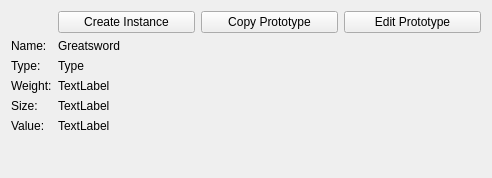
<?xml version="1.0" encoding="UTF-8"?>
<ui version="4.0">
 <class>Form</class>
 <widget class="QWidget" name="Form">
  <property name="geometry">
   <rect>
    <x>0</x>
    <y>0</y>
    <width>492</width>
    <height>178</height>
   </rect>
  </property>
  <property name="windowTitle">
   <string>View Item Prototype</string>
  </property>
  <layout class="QFormLayout" name="formLayout">
   <item row="0" column="1">
    <layout class="QHBoxLayout" name="horizontalLayout" stretch="0,0,0">
     <item>
      <widget class="QPushButton" name="pushButton">
       <property name="text">
        <string>Create Instance</string>
       </property>
      </widget>
     </item>
     <item>
      <widget class="QPushButton" name="pushButton_3">
       <property name="text">
        <string>Copy Prototype</string>
       </property>
      </widget>
     </item>
     <item>
      <widget class="QPushButton" name="pushButton_2">
       <property name="text">
        <string>Edit Prototype</string>
       </property>
      </widget>
     </item>
    </layout>
   </item>
   <item row="1" column="0">
    <widget class="QLabel" name="label">
     <property name="text">
      <string>Name:</string>
     </property>
    </widget>
   </item>
   <item row="1" column="1">
    <widget class="QLabel" name="nameValueLabel">
     <property name="text">
      <string>Greatsword</string>
     </property>
    </widget>
   </item>
   <item row="2" column="0">
    <widget class="QLabel" name="label_2">
     <property name="text">
      <string>Type:</string>
     </property>
    </widget>
   </item>
   <item row="2" column="1">
    <widget class="QLabel" name="typeValueLabel">
     <property name="text">
      <string>Type</string>
     </property>
    </widget>
   </item>
   <item row="3" column="0">
    <widget class="QLabel" name="label_3">
     <property name="text">
      <string>Weight:</string>
     </property>
    </widget>
   </item>
   <item row="3" column="1">
    <widget class="WeightLabel" name="weightValueLabel">
     <property name="text">
      <string>TextLabel</string>
     </property>
    </widget>
   </item>
   <item row="4" column="0">
    <widget class="QLabel" name="label_4">
     <property name="text">
      <string>Size:</string>
     </property>
    </widget>
   </item>
   <item row="4" column="1">
    <widget class="InchesLabel" name="sizeValueLabel">
     <property name="text">
      <string>TextLabel</string>
     </property>
    </widget>
   </item>
   <item row="5" column="0">
    <widget class="QLabel" name="label_5">
     <property name="text">
      <string>Value:</string>
     </property>
    </widget>
   </item>
   <item row="5" column="1">
    <widget class="MoneyLabel" name="valueValueLabel">
     <property name="text">
      <string>TextLabel</string>
     </property>
    </widget>
   </item>
  </layout>
 </widget>
 <customwidgets>
  <customwidget>
   <class>WeightLabel</class>
   <extends>QLabel</extends>
   <header>jgrpg/WeightLabel.h</header>
  </customwidget>
  <customwidget>
   <class>InchesLabel</class>
   <extends>QLabel</extends>
   <header>jgrpg/InchesLabel.h</header>
  </customwidget>
  <customwidget>
   <class>MoneyLabel</class>
   <extends>QLabel</extends>
   <header>jgrpg/MoneyLabel.h</header>
  </customwidget>
 </customwidgets>
 <resources/>
 <connections>
  <connection>
   <sender>pushButton</sender>
   <signal>clicked()</signal>
   <receiver>Form</receiver>
   <slot>createInstance()</slot>
   <hints>
    <hint type="sourcelabel">
     <x>210</x>
     <y>27</y>
    </hint>
    <hint type="destinationlabel">
     <x>164</x>
     <y>52</y>
    </hint>
   </hints>
  </connection>
  <connection>
   <sender>pushButton_3</sender>
   <signal>clicked()</signal>
   <receiver>Form</receiver>
   <slot>copyPrototype()</slot>
   <hints>
    <hint type="sourcelabel">
     <x>348</x>
     <y>30</y>
    </hint>
    <hint type="destinationlabel">
     <x>339</x>
     <y>56</y>
    </hint>
   </hints>
  </connection>
  <connection>
   <sender>pushButton_2</sender>
   <signal>clicked()</signal>
   <receiver>Form</receiver>
   <slot>editPrototype()</slot>
   <hints>
    <hint type="sourcelabel">
     <x>423</x>
     <y>28</y>
    </hint>
    <hint type="destinationlabel">
     <x>433</x>
     <y>48</y>
    </hint>
   </hints>
  </connection>
 </connections>
 <slots>
  <slot>createInstance()</slot>
  <slot>copyPrototype()</slot>
  <slot>editPrototype()</slot>
 </slots>
</ui>
